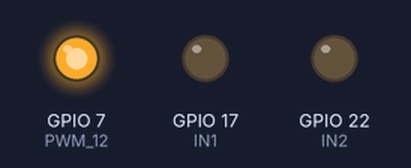
Bench run of a program on a simulated Raspberry Pi (BCM pin numbers). On the bench: output pins drawn as LEDs (lit = HIGH). At 0.0 s the program stops and its outputs stay as they are.

Above: at 0.1 s.
Timing chart, 0 to 1.5 s (numbered marks = the images above):
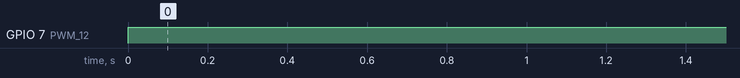

The program:

gpio.py
```python
#coding=utf-8
import RPi.GPIO as GPIO
import time

IN1 = 17
IN2 = 22
PWM_12 = 7

GPIO.setmode(GPIO.BCM)

GPIO.setup(IN1,GPIO.OUT)
GPIO.setup(IN2,GPIO.OUT)

GPIO.setup(PWM_12,GPIO.OUT)

GPIO.output(IN1,GPIO.LOW)
GPIO.output(IN2,GPIO.LOW)
GPIO.output(PWM_12,GPIO.LOW)

GPIO.output(IN1,GPIO.HIGH)
GPIO.output(PWM_12,GPIO.HIGH)


GPIO.output(IN1,GPIO.LOW)
```

Measured:
- by itself, GPIO 7 (PWM_12): LOW → HIGH at 0.00 s
